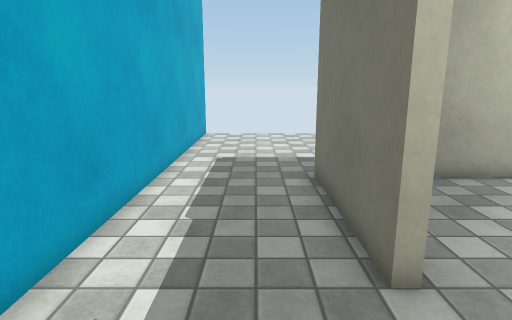
View 1 (above)

17 first-person views from a walk through a 3-D level made in the Unity game engine. The camera is 1.3 m above the floor, tilts 12° down and sees 75° across. The floor is counted in squares, 0.5 m on a side. Each view is taken from the middle of a square. On the plan, view 1 faces up. The plan holds only what a view shows up to about 20 squares ahead; the rest is blank. The place goes on beyond the plan. The player is left out. Some surface patterns are stand-ins.

View 2
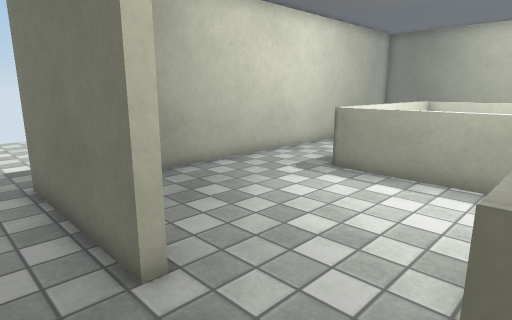

View 3
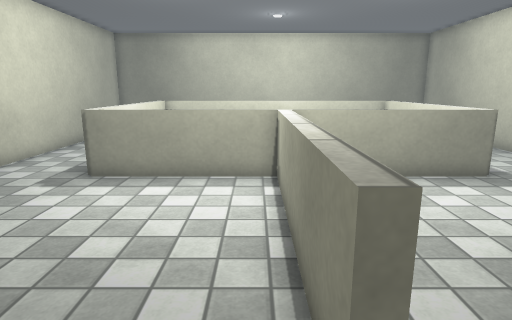

View 4
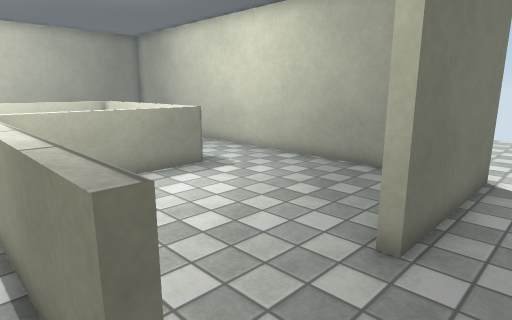

View 5
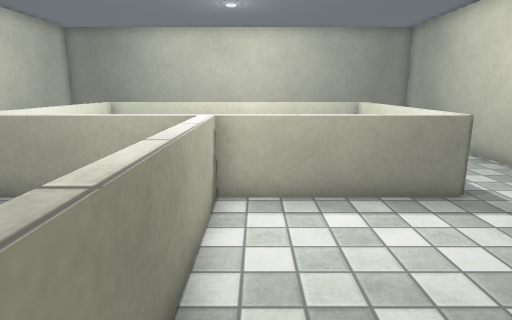

View 6
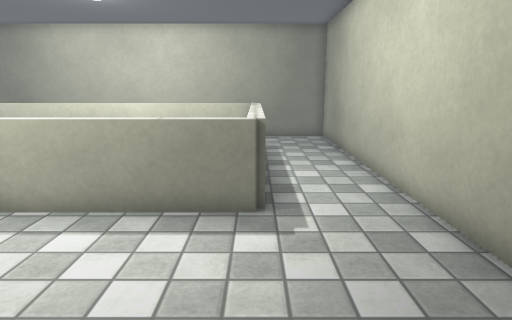

View 7
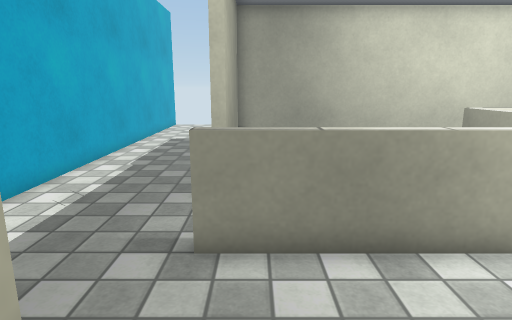

View 8
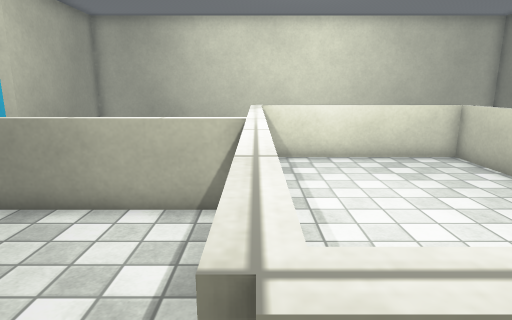

View 9
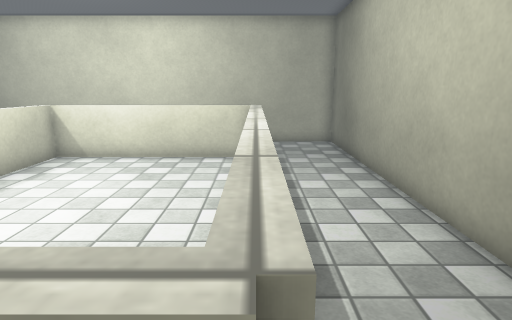

View 10
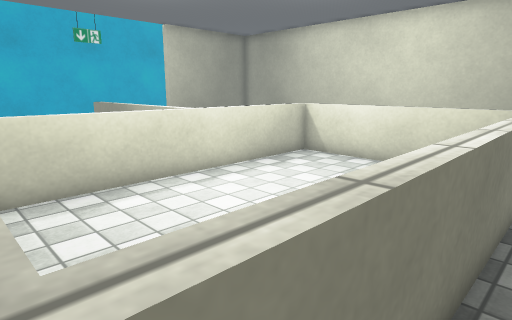

View 11
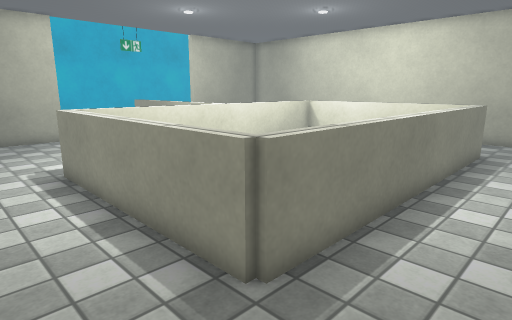

View 12
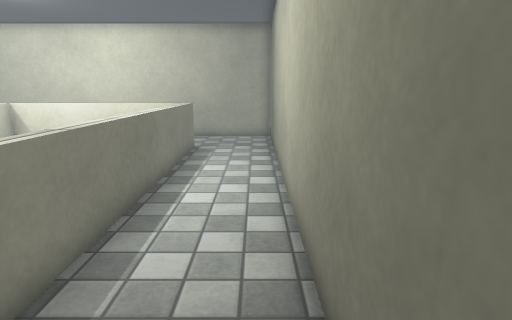

View 13
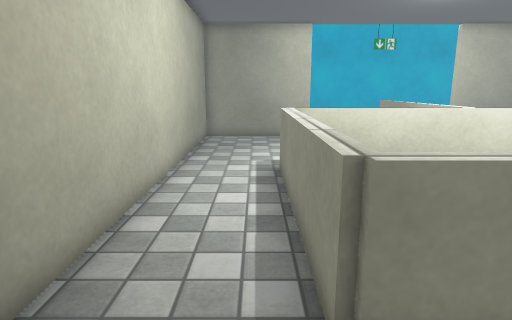

View 14
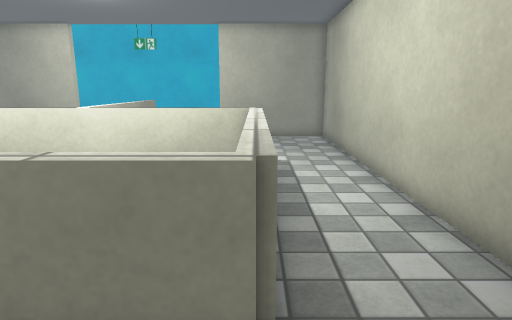

View 15
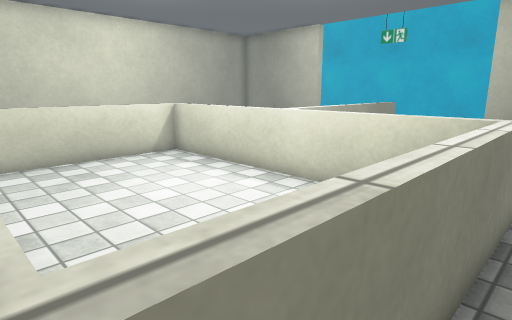

View 16
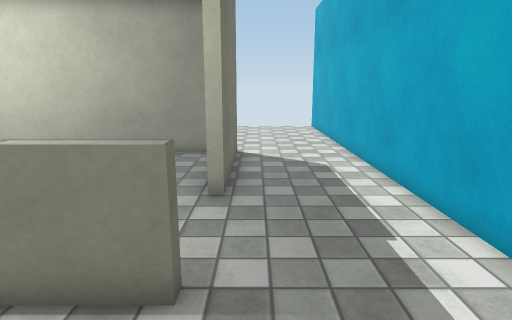

View 17
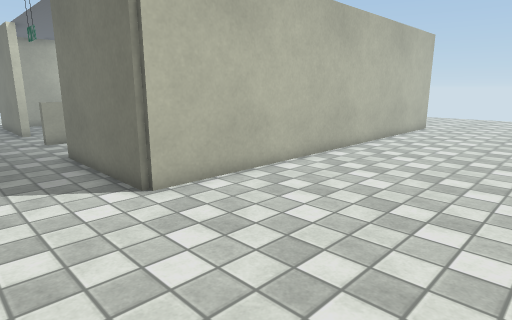

### Floor plan
Key: @ floor where view 1 was taken; # wall or solid block; . floor; = window, fence, low wall or low ledge.
Columns run from 3 left of view 1 to 22 right of it. Each row starts with its distance up from view 1.
 10 #....#####################
  9 #....#...................#
  8 #....#...................#
  7 #....#...................#
  6 #....#.......=========...#
  5 #....#.......=.......=...#
  4 #....#.......=.......=...#
  3 #............=.......=...#
  2 #............=.......=...#
  1 #............=.......=...#
  0 #..@.=========.......=...#
 -1 #............=.......=...#
 -2 #............=.......=...#
 -3 #............=.......=...#
 -4 #............=.......=...#
 -5 #....#.......=.......=...#
 -6 #....#.......=========...#
 -7 #....#...................#
 -8 #....#...................#
 -9 #....#...................#
-10 #....#####################
-11 #......................
-12 #.......................
-13 #........................
-14 #.........................
-15 #.........................
-16 #  .................
-17     ..........
-18  .   ...

Where each view was taken, in squares from view 1:
view 1: 0 up, 0 right, facing up
view 2: 0 up, 0 right, facing up-right
view 3: 1 up, 0 right, facing right
view 4: 1 up, 0 right, facing down-right
view 5: 1 down, 2 right, facing right
view 6: 6 down, 3 right, facing right
view 7: 5 down, 3 right, facing up
view 8: 7 down, 10 right, facing up
view 9: 7 down, 18 right, facing up
view 10: 6 down, 19 right, facing up-left
view 11: 9 down, 21 right, facing up-left
view 12: 9 down, 21 right, facing up
view 13: 7 down, 21 right, facing left
view 14: 6 up, 21 right, facing left
view 15: 7 up, 18 right, facing down-left
view 16: 4 up, 1 right, facing down
view 17: 18 down, 2 left, facing up-right
